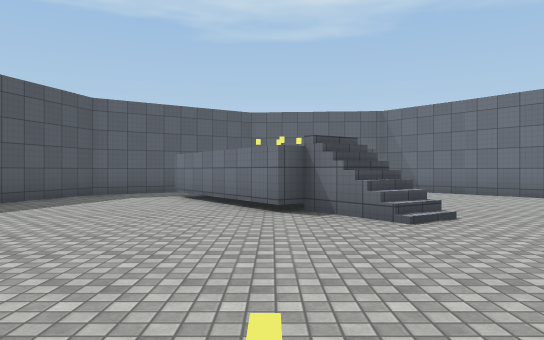
[1] (above)

16 first-person views from a walk through a 3-D level made in the Unity game engine. The camera is 1.3 m above the floor, looks level and sees 70° across. The floor is counted in squares, 2 m on a side. Each view is taken from the middle of a square. On the plan, view 1 faces up. The plan holds only what a view shows up to about 11 squares ahead; the rest is blank. The place goes on beyond the plan. The player is left out. Surface patterns are stand-ins for the level's own textures.

[2]
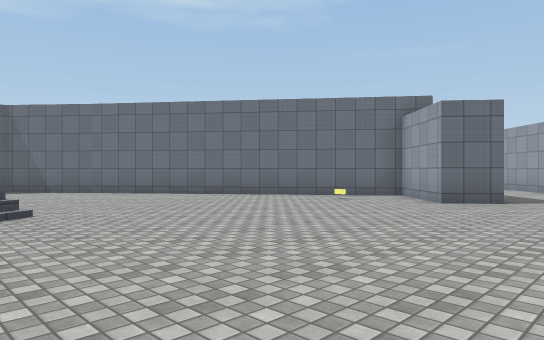

[3]
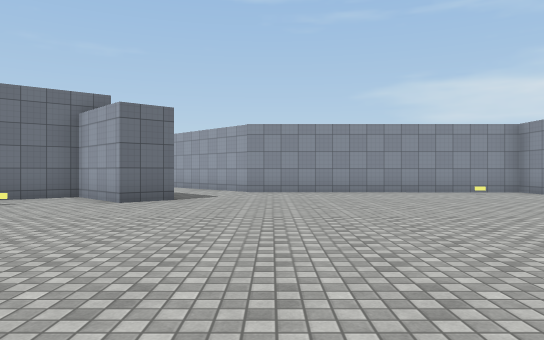

[4]
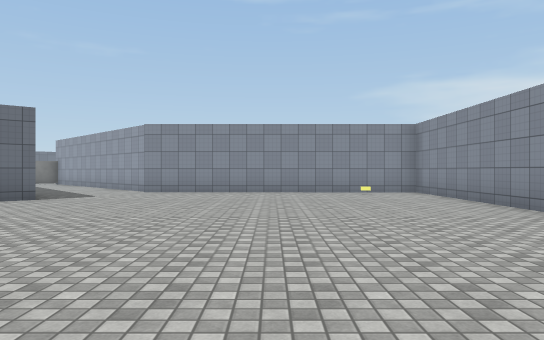

[5]
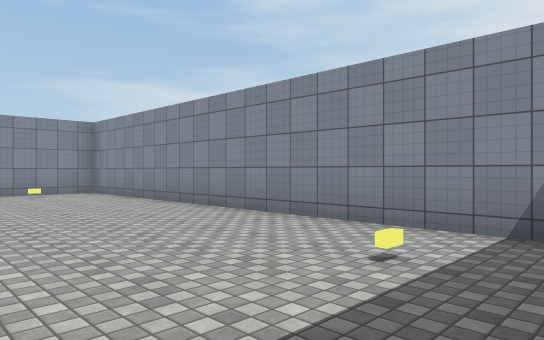

[6]
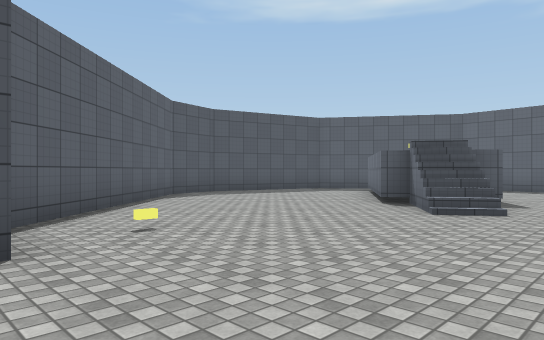

[7]
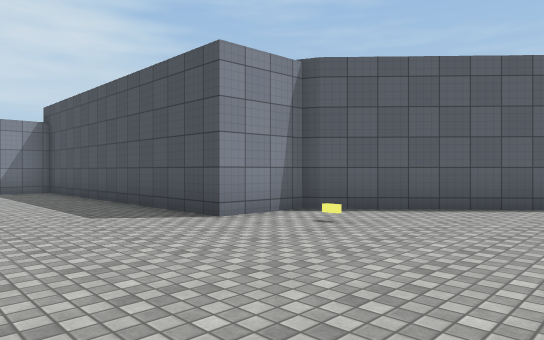

[8]
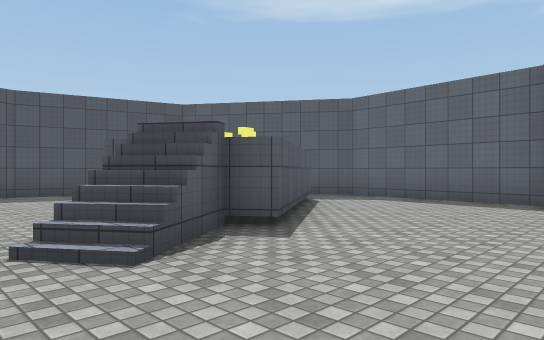

[9]
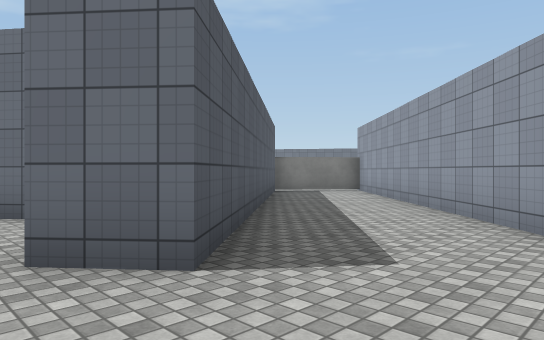

[10]
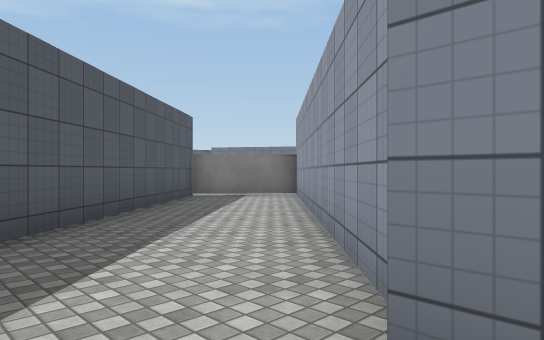

[11]
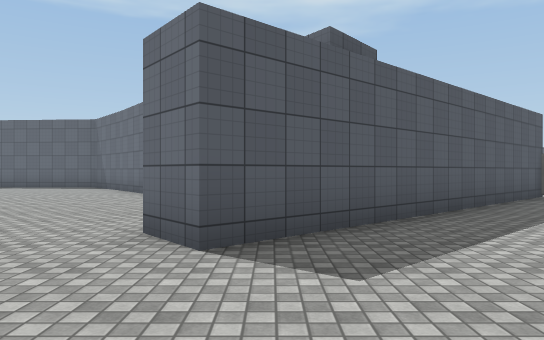

[12]
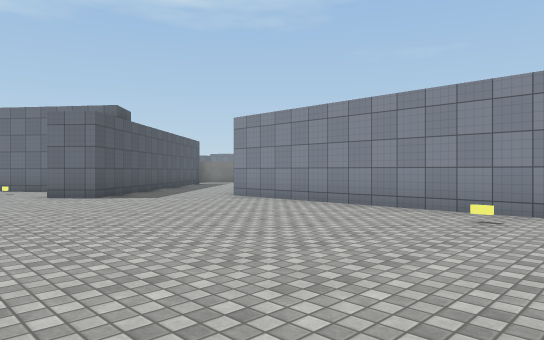

[13]
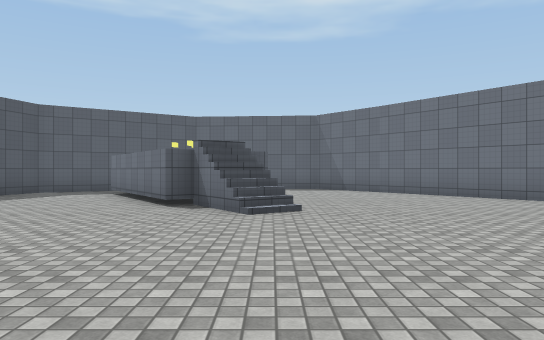

[14]
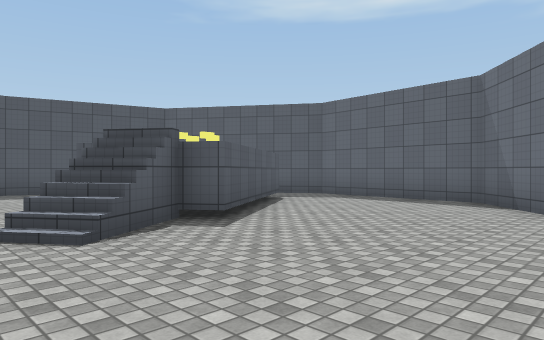

[15]
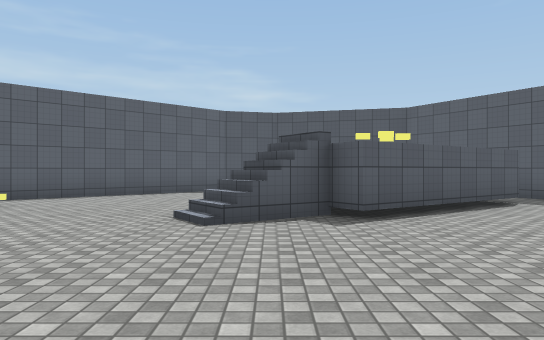

[16]
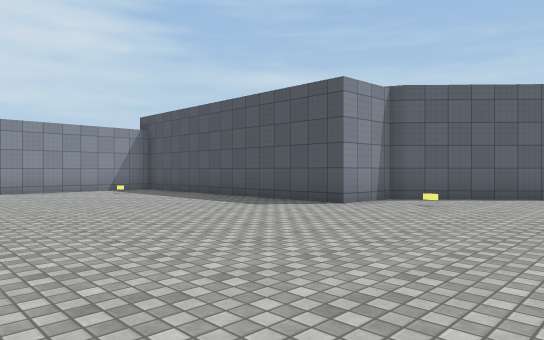

### Floor plan
Points are (right, up) in squares from view 1. A wall is a line through its corners. A room is listed if a view was taken in it or the views show most of it. See-through windows are left out.
Room 1 (views 1, 2, 3, 4, 5, 6, 7, 8, 9, 10, 11, 12, 13, 14, 15, 16)
walls: (2.1, 6) (1.3, 5.4); (2, 6.2) (1, 5.6); (-1, -0.3) (0.7, -0.3) (0.7, -8.2) (12.3, -8.2) (12.3, -0.2); (1.7, 6.3) (0.9, 5.7); (1.3, 6.9) (2.3, 5.5); (12.5, -0.3) (18.6, 5.7) (16.5, 7.4) (9.4, 1.1) (8.7, 2) (10.3, 3.6) (3.7, 12.3) (-0.7, 12.6) (-1.8, 11.9); (1.5, 7.9) (2, 7.1); (0.2, 9.7) (1.4, 8); (-0.6, 10.8) (0.1, 9.8); (-2.9, 11.2) (-4.6, 10.1) (-5.7, 6.2) (-5.3, 4.5) (-1.1, 0)
low walls: (2.1, 5.8) (1.7, 5.5); (1.6, 6.5) (0.8, 5.9); (1.5, 6.7) (0.6, 6.1)
objects: other object (0, 1); other object (2, -7); other object (8, 4); other object (11, -6)

Positions as (right, up) in squares from view 1, and headings:
1: (0, 0), facing up
2: (1, -1), facing up-right
3: (1, -1), facing right
4: (1, -4), facing right
5: (1, -4), facing down-right
6: (4, -1), facing up-left
7: (4, 4), facing down-left
8: (5, 4), facing up-left
9: (8, -1), facing up-right
10: (11, -1), facing up-right
11: (10, -2), facing up
12: (6, -8), facing up-right
13: (2, -1), facing up
14: (6, 4), facing up-left
15: (7, 6), facing left
16: (7, 4), facing down-left
